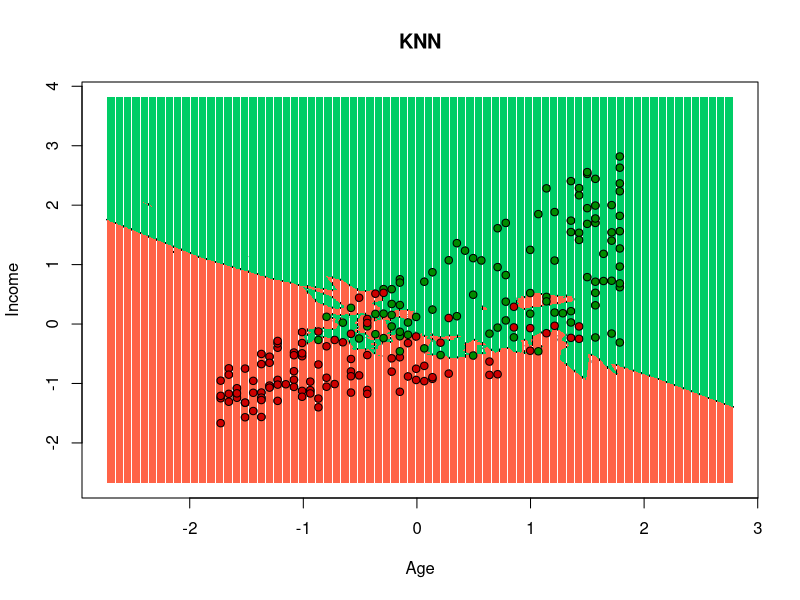

Write the R code that produced this figure.
# K-Nearest Neighbors (K-NN)

# Download the data

set.seed(123)
f_train <- read.csv2('bank_train.csv', header = TRUE, encoding = 'UNICOD')
f_test <- read.csv2('bank_test.csv', header = TRUE, encoding = 'UNICOD')
f_train <- f_train[-1]
f_test <- f_test[-1]


# Fitting & predicting

library(class)
y = knn(train = f_train[,c('age','income')],
        test = f_test[,c('age','income')],
        cl = f_train[, 'delays'],
        k = 20,
        prob = TRUE)


## Confusion Matrix

cm = table(f_test[, 'delays'], y == '1')
print(cm)


## Visualising the Test set results

library(ggplot2)
set = f_test[,c('age','income','delays')]
X1 = seq(min(set['age']) - 1, max(set['age']) + 1, by = 0.01)
X2 = seq(min(set['income']) - 1, max(set['income']) + 1, by = 0.01)
grid_set = expand.grid(X1, X2)
colnames(grid_set) = c('age', 'income')
y_grid = knn(train = f_train[,c('age','income')], test = grid_set, cl = f_train[, 'delays'], k = 5)
plot(set[, -3],
     main = 'KNN',
     xlab = 'Age', ylab = 'Income',
     xlim = range(X1), ylim = range(X2))
contour(X1, X2, matrix(as.numeric(y_grid), length(X1), length(X2)), add = TRUE)
points(grid_set, pch = '.', col = ifelse(y_grid == 1, 'tomato', 'springgreen3'))
points(set, pch = 21, bg = ifelse(set[, 3] == 1, 'red3', 'green4'))

